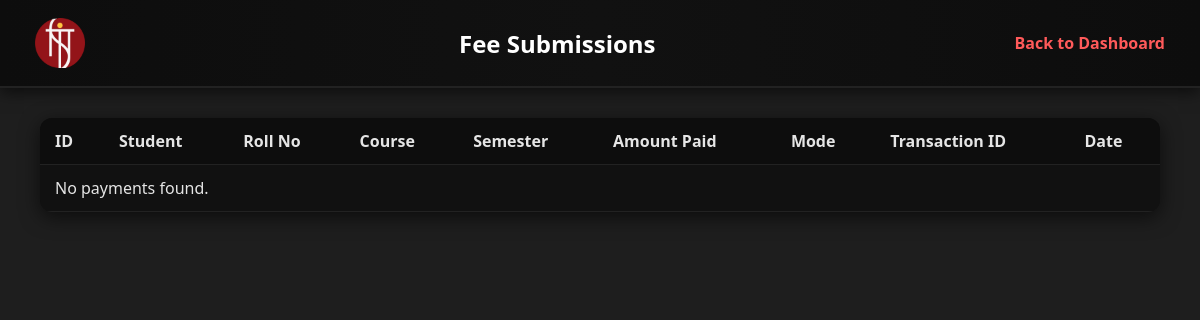
Before: /admins/admin/fee-submissions/ (signed in) with the older database file.
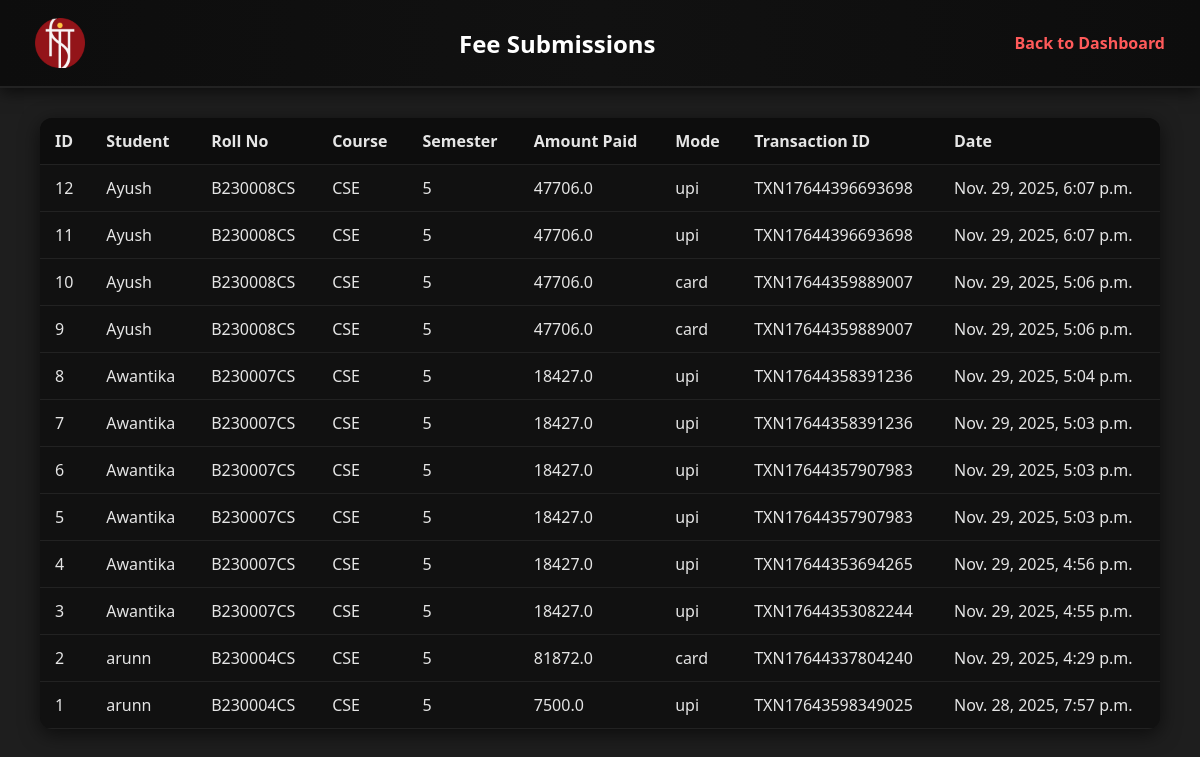
After: the same page with the newer database file.
### api/models.py (models this page shows, shortened)
class FeePayment(models.Model):
    student = models.ForeignKey(Students, on_delete=models.CASCADE, related_name='payments')
    amount_paid = models.FloatField()
    payment_date = models.DateTimeField(default=timezone.now)
    mode = models.CharField(max_length=20)
    transaction_id = models.CharField(max_length=50)

class Students(models.Model):
    user = models.OneToOneField(User, on_delete=models.CASCADE)
    roll_no = models.CharField(unique=True, max_length=10)
    course = models.CharField(max_length=100)
    semester = models.IntegerField()
    profile = models.ImageField(upload_to="media/", default="prof.JPG")

class User(AbstractUser):
    USER_ROLES = (
        ('student', 'Student'),
        ('admin', 'Admin'),
    )
    role = models.CharField(
        max_length=10,
        choices=USER_ROLES,
        default='student'
    )

### admins/views.py (the view)
# urls.py: path('admin/fee-submissions/', views.fee_submissions, name='fee-submissions'),
@login_required
@user_passes_test(is_admin)
def fee_submissions(request):
    user = request.user
    if not user.is_authenticated:
        return redirect('login')  # Ensure user is logged in
    if user.is_superuser:
        payments = FeePayment.objects.select_related('student').all().order_by('-payment_date')
    else:
        payments = FeePayment.objects.filter(student__user=user).select_related('student').order_by('-payment_date')
    return render(request, "feesub.html", {"payments": payments})

### admins/views.py (called while the page is built)
def is_admin(user):
    return user.is_superuser

### admins/templates/feesub.html (shortened to what this page needs)
{% load static %}
<!DOCTYPE html>
<html lang="en">
<head>
    <link rel="stylesheet" href="{% static 'ad_pages.css' %}">
</head>
<body>
    <header class="header">
        <img src="{% static 'logo.png' %}" alt="College Logo" class="logo">
        <h1>Fee Submissions</h1>
        <a href="{% url 'dash' %}" class="back-btn">Back to Dashboard</a>
    </header>
    <main class="table-container">
        <table>
            <thead>
                <tr>
                    <th>ID</th>
                    <th>Student</th>
                    <th>Roll No</th>
                    <th>Course</th>
                    <th>Semester</th>
                    <th>Amount Paid</th>
                    <th>Mode</th>
                    <th>Transaction ID</th>
                    <th>Date</th>
                </tr>
            </thead>
            <tbody>
                {% for payment in payments %}
                <tr>
                    <td>{{ payment.id }}</td>
                    <td>{{ payment.student.user.username }}</td>
                    <td>{{ payment.student.roll_no }}</td>
                    <td>{{ payment.student.course }}</td>
                    <td>{{ payment.student.semester }}</td>
                    <td>{{ payment.amount_paid }}</td>
                    <td>{{ payment.mode }}</td>
                    <td>{{ payment.transaction_id }}</td>
                    <td>{{ payment.payment_date }}</td>
                </tr>
                {% empty %}
                <tr>
                    <td colspan="9">No payments found.</td>
                </tr>
                {% endfor %}
            </tbody>
        </table>
    </main>
</body>
</html>

### static/ad_pages.css (style rules this page uses)
body, html { margin: 0; padding: 0; font-family: 'Segoe UI', Tahoma, Geneva, Verdana, sans-serif; background-color: #1e1e1e; color: #e5e5e5; }
.header { display: flex; align-items: center; justify-content: space-between; background: linear-gradient(90deg, #0d0d0d, #111111, #0d0d0d); padding: 18px 35px; border-bottom: 2px solid #222; box-shadow: 0 4px 15px rgba(0,0,0,0.6); }
.header h1 { margin: 0; font-size: 24px; font-weight: 700; color: #ffffff; }
.logo { width: 50px; height: 50px; margin-right: 15px; }
.back-btn { color: #ff5a5a; text-decoration: none; font-weight: bold; transition: 0.3s; }
.table-container, .form-container { padding: 30px 40px; }
table { width: 100%; border-collapse: collapse; background-color: #111111; border-radius: 12px; overflow: hidden; box-shadow: 0 5px 20px rgba(0,0,0,0.6); }
table th, table td { padding: 12px 15px; border-bottom: 1px solid #222; text-align: left; color: #e5e5e5; }
table th { background-color: #0d0d0d; }

Changed rows visible on the page:
added FeePayment: id "12", student.user.username "Ayush", student.roll_no "B230008CS", student.course "CSE", student.semester "5", amount_paid "47706.0", mode "upi", transaction_id "TXN17644396693698", payment_date "Nov. 29, 2025, 6:07 p.m."
added FeePayment: id "11", student.user.username "Ayush", student.roll_no "B230008CS", student.course "CSE", student.semester "5", amount_paid "47706.0", mode "upi", transaction_id "TXN17644396693698", payment_date "Nov. 29, 2025, 6:07 p.m."
added FeePayment: id "10", student.user.username "Ayush", student.roll_no "B230008CS", student.course "CSE", student.semester "5", amount_paid "47706.0", mode "card", transaction_id "TXN17644359889007", payment_date "Nov. 29, 2025, 5:06 p.m."
added FeePayment: id "9", student.user.username "Ayush", student.roll_no "B230008CS", student.course "CSE", student.semester "5", amount_paid "47706.0", mode "card", transaction_id "TXN17644359889007", payment_date "Nov. 29, 2025, 5:06 p.m."
added FeePayment: id "8", student.user.username "Awantika", student.roll_no "B230007CS", student.course "CSE", student.semester "5", amount_paid "18427.0", mode "upi", transaction_id "TXN17644358391236", payment_date "Nov. 29, 2025, 5:04 p.m."
added FeePayment: id "7", student.user.username "Awantika", student.roll_no "B230007CS", student.course "CSE", student.semester "5", amount_paid "18427.0", mode "upi", transaction_id "TXN17644358391236", payment_date "Nov. 29, 2025, 5:03 p.m."
added FeePayment: id "6", student.user.username "Awantika", student.roll_no "B230007CS", student.course "CSE", student.semester "5", amount_paid "18427.0", mode "upi", transaction_id "TXN17644357907983", payment_date "Nov. 29, 2025, 5:03 p.m."
added FeePayment: id "5", student.user.username "Awantika", student.roll_no "B230007CS", student.course "CSE", student.semester "5", amount_paid "18427.0", mode "upi", transaction_id "TXN17644357907983", payment_date "Nov. 29, 2025, 5:03 p.m."
added FeePayment: id "4", student.user.username "Awantika", student.roll_no "B230007CS", student.course "CSE", student.semester "5", amount_paid "18427.0", mode "upi", transaction_id "TXN17644353694265", payment_date "Nov. 29, 2025, 4:56 p.m."
added FeePayment: id "3", student.user.username "Awantika", student.roll_no "B230007CS", student.course "CSE", student.semester "5", amount_paid "18427.0", mode "upi", transaction_id "TXN17644353082244", payment_date "Nov. 29, 2025, 4:55 p.m."
added FeePayment: id "2", student.user.username "arunn", student.roll_no "B230004CS", student.course "CSE", student.semester "5", amount_paid "81872.0", mode "card", transaction_id "TXN17644337804240", payment_date "Nov. 29, 2025, 4:29 p.m."
added FeePayment: id "1", student.user.username "arunn", student.roll_no "B230004CS", student.course "CSE", student.semester "5", amount_paid "7500.0", mode "upi", transaction_id "TXN17643598349025", payment_date "Nov. 28, 2025, 7:57 p.m."
Other visible differences:
text no longer shown: "No payments found."
